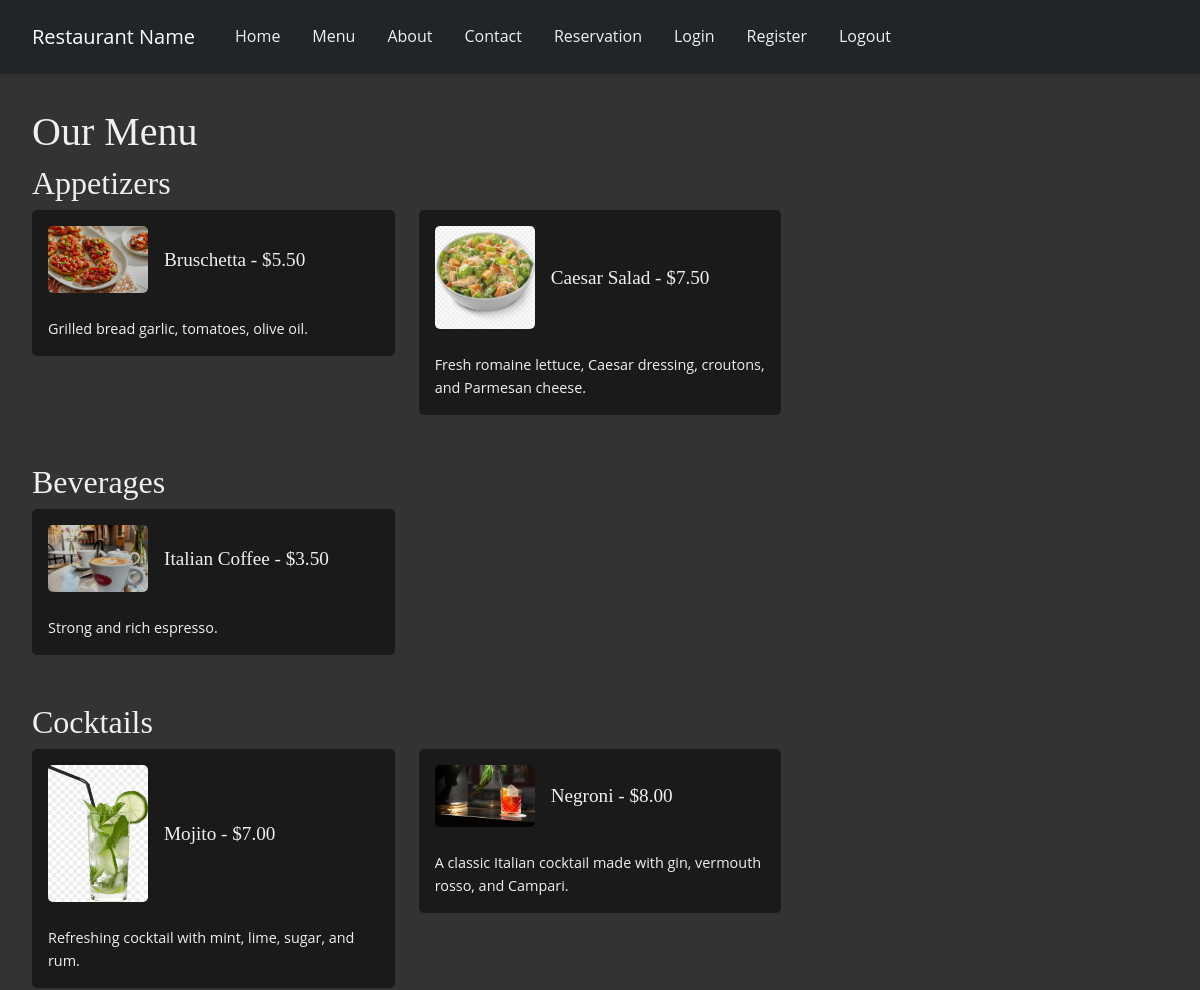
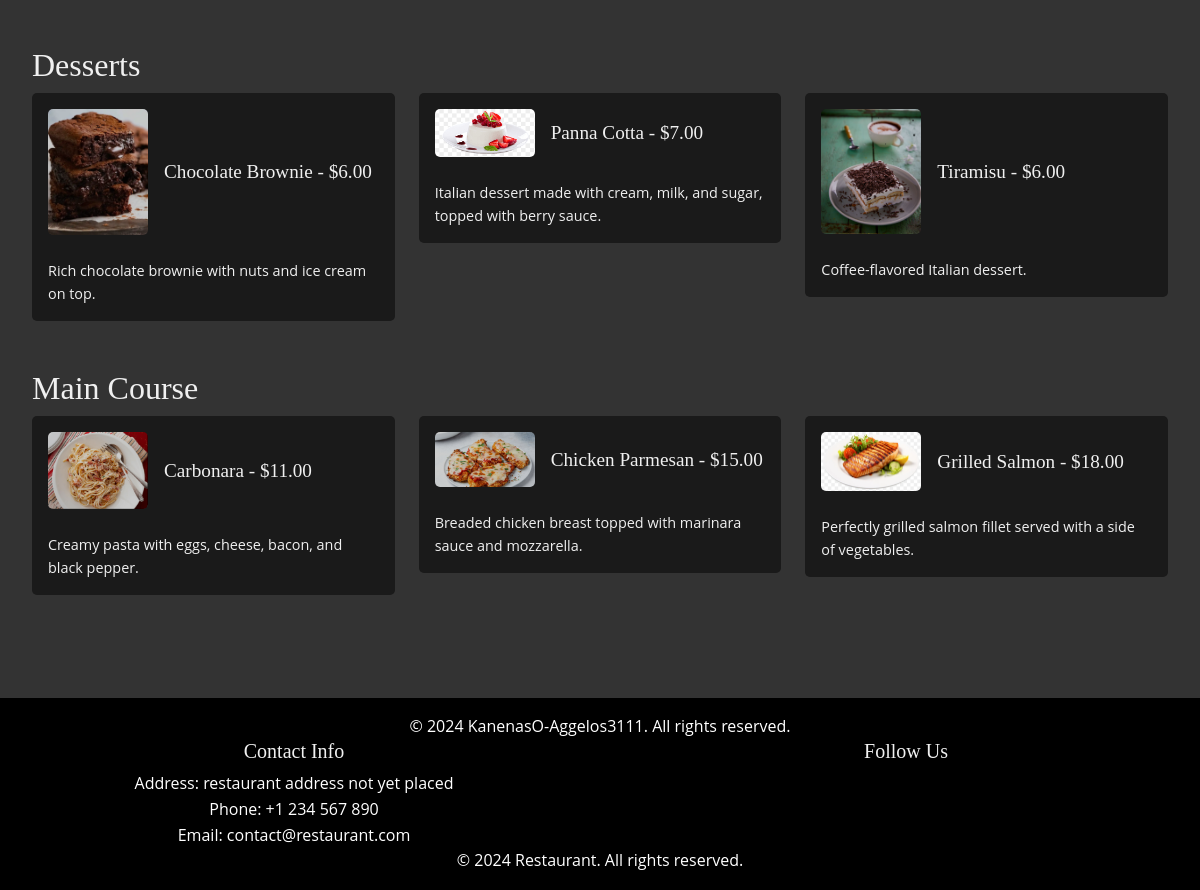
Page /menu.php on the committed database (2 pictures, top to bottom).
### tables this page shows
CREATE TABLE `menu_items` (
  `id` int(11) NOT NULL,
  `name` varchar(255) NOT NULL,
  `description` text NOT NULL,
  `price` decimal(10,2) NOT NULL,
  `category` varchar(255) NOT NULL,
  `image_url` varchar(255) NOT NULL
);

### menu.php (the view, shortened to what this page needs)
<?php include 'includes/header.php'; ?>
<div class="container mt-5">
    <h1>Our Menu</h1>
    <?php
    require 'includes/config.php';
    try {
        $sql = "SELECT * FROM menu_items ORDER BY category, name";
        $result = $pdo->query($sql);
        if ($result->rowCount() > 0) {
            $currentCategory = null;
            while ($row = $result->fetch()) {
                if ($row['category'] !== $currentCategory) {
                    if ($currentCategory !== null) echo "</div></div>";
                    echo "<h2>" . htmlspecialchars($row['category']) . "</h2><div class='menu-category'><div class='row'>";
                    $currentCategory = $row['category'];
                }
                echo "<div class='col-md-4'>";
                echo "<div class='menu-item'>";
                if (!empty($row['image_url'])) {
                    echo "<img src='" . htmlspecialchars($row['image_url']) . "' alt='" . htmlspecialchars($row['name']) . "' class='img-fluid'>";
                }
                echo "<h3>" . htmlspecialchars($row['name']) . " - $" . number_format($row['price'], 2) . "</h3>";
                echo "<p>" . htmlspecialchars($row['description']) . "</p>";
                echo "</div>";
                echo "</div>";
            }
            if ($currentCategory !== null) echo "</div></div>";
        } else {
            echo "<p>No menu items found.</p>";
        }
    } catch (PDOException $e) {
        die("ERROR: Could not able to execute $sql. " . $e->getMessage());
    }
    ?>
</div>
<?php include 'includes/footer.php'; ?>
</body>
</html>

### includes/header.php (shortened to what this page needs)
<!DOCTYPE html>
<html lang="en">
<head>
    <link rel="stylesheet" href="assets/css/bootstrap.min.css">
    <link rel="stylesheet" href="assets/css/style.css">
</head>
<body>
<nav class="navbar navbar-expand-lg navbar-dark bg-dark fixed-top">
    <a class="navbar-brand" href="#">Restaurant Name</a>
    <div class="collapse navbar-collapse" id="navbarNav">
        <ul class="navbar-nav mr-auto">
            <li class="nav-item">
                <a class="nav-link" href="index.php">Home</a>
            </li>
            <li class="nav-item">
                <a class="nav-link" href="menu.php">Menu</a>
            </li>
            <li class="nav-item">
                <a class="nav-link" href="about.php">About</a>
            </li>
            <li class="nav-item">
                <a class="nav-link" href="contact.php">Contact</a>
            </li>
            <li class="nav-item">
                <a class="nav-link" href="reservation.php">Reservation</a>
            </li>
        </ul>
        <ul class="navbar-nav ml-auto">
            <li class="nav-item">
                <a class="nav-link" href="login.php">Login</a>
            </li>
            <li class="nav-item">
                <a class="nav-link" href="register.php">Register</a>
            </li>
            <li class="nav-item">
                <a class="nav-link" href="logout.php">Logout</a>
            </li>
        </ul>
    </div>
</nav>

### includes/footer.php (shortened to what this page needs)
<footer class="footer">
    <div class="container">
        <p>&copy; 2024 KanenasO-Aggelos3111. All rights reserved.</p>
    </div>
    <div class="row">
      <div class="col-lg-6 col-md-6">
        <h5>Contact Info</h5>
        <p>Address: restaurant address not yet placed</p>
        <p>Phone: +1 234 567 890</p>
        <p>Email: contact@restaurant.com</p>
      </div>
      <div class="col-lg-6 col-md-6">
        <h5>Follow Us</h5>
      </div>
    </div>
  <div class="footer-bottom">
    <p>&copy; 2024 Restaurant. All rights reserved.</p>
  </div>
</footer>
</body>
</html>

### assets/css/style.css (style rules this page uses)
:root { --text-color: #f0f0f0; --background-color: #333; --primary-bg-color: #000; --secondary-bg-color: #1a1a1a; --highlight-color: #f8b400; }
* { margin: 0; padding: 0; box-sizing: border-box; }
body { font-family: 'Open Sans', sans-serif; color: var(--text-color); background-color: var(--background-color); line-height: 1.6; padding-top: 60px; }
h1, h2, h3, h4, h5, h6 { font-family: 'Lora', serif; color: var(--text-color); margin-bottom: 0.5rem; }
p { margin-bottom: 1rem; }
.navbar { background-color: var(--primary-bg-color); position: fixed; top: 0; width: 100%; display: flex; justify-content: space-between; padding: 1rem 2rem; box-shadow: 0 2px 5px rgba(0, 0, 0, 0.1); z-index: 1000; }
.navbar a.nav-link { color: var(--text-color); margin-left: 1rem; text-decoration: none; transition: color 0.3s ease; }
.footer { background-color: var(--primary-bg-color); color: #fff; text-align: center; padding: 1rem 0; margin-top: 2rem; }
.footer p { margin-bottom: 0; }
.container { max-width: 1200px; margin: auto; overflow: hidden; padding: 0 2rem; }
.menu-category { margin-bottom: 2rem; }
.menu-item { background-color: var(--secondary-bg-color); padding: 1rem; margin-bottom: 1rem; border-radius: 5px; display: flex; align-items: center; gap: 1rem; flex-wrap: wrap; }
.menu-item img { max-width: 100px; border-radius: 5px; }
.menu-item h3 { margin: 0; font-size: 1.2rem; }
.menu-item p { margin: 0.5rem 0 0; font-size: 0.9rem; color: var(--text-color); }
.menu-category .row { flex-wrap: nowrap; overflow-x: auto; }

### rows in the picture
menu_items: category "Appetizers", image_url+name (picture), name "Bruschetta", price "5.50", description "Grilled bread garlic, tomatoes, olive oil."
menu_items: image_url (picture), name "Caesar Salad", price "7.50", description "Fresh romaine lettuce, Caesar dressing, croutons, and Parmesan cheese."
menu_items: category "Beverages", image_url (picture), name "Italian Coffee", price "3.50", description "Strong and rich espresso."
menu_items: category "Cocktails", image_url (picture), name "Mojito", price "7.00", description "Refreshing cocktail with mint, lime, sugar, and rum."
menu_items: image_url+name (picture), name "Negroni", price "8.00", description "A classic Italian cocktail made with gin, vermouth rosso, and Campari."
menu_items: category "Desserts", image_url (picture), name "Chocolate Brownie", price "6.00", description "Rich chocolate brownie with nuts and ice cream on top."
menu_items: image_url (picture), name "Panna Cotta", price "7.00", description "Italian dessert made with cream, milk, and sugar, topped with berry sauce."
menu_items: image_url+name (picture), name "Tiramisu", price "6.00", description "Coffee-flavored Italian dessert."
menu_items: category "Main Course", image_url (picture), name "Carbonara", price "11.00", description "Creamy pasta with eggs, cheese, bacon, and black pepper."
menu_items: image_url (picture), name "Chicken Parmesan", price "15.00", description "Breaded chicken breast topped with marinara sauce and mozzarella."
menu_items: image_url (picture), name "Grilled Salmon", price "18.00", description "Perfectly grilled salmon fillet served with a side of vegetables."
